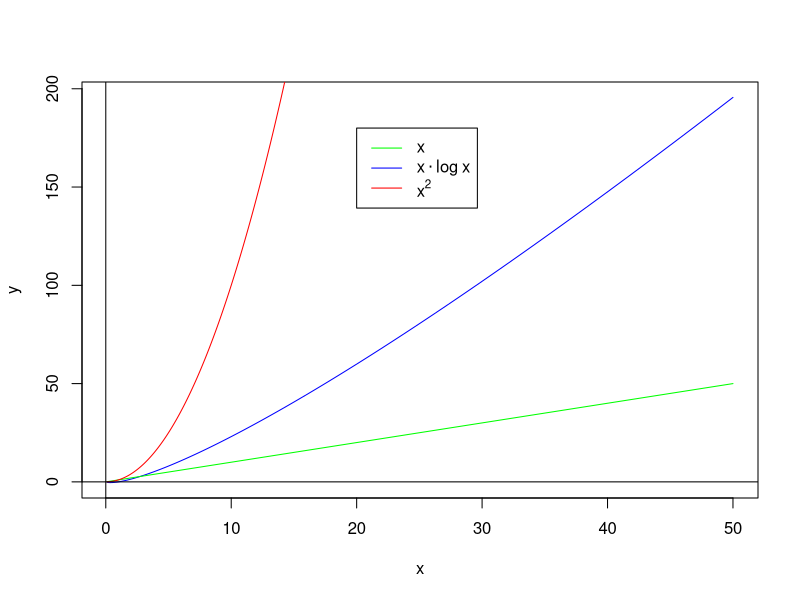

Source code (R):
## Set up the plotting
pdf("/tmp/growth.pdf")

## Set up the data
x <- seq(0.1, 50, .1)
y <- x*log(x)
z <- x*x

## Plot the data
plot(x, y, type='l', col="blue")
lines(x, x, col="green")
lines(x, z, col="red")
abline(v=0, h=0)

## Embellishments
legend(20, 180,
       c(expression(x),
         expression(x %.% log * phantom(i) * x), # Hack to get the spacing right
         expression(x^2)),
       col=c("green", "blue", "red"),
       lty=c("solid","solid","solid"))

## Shutoff the plotting
dev.off()
